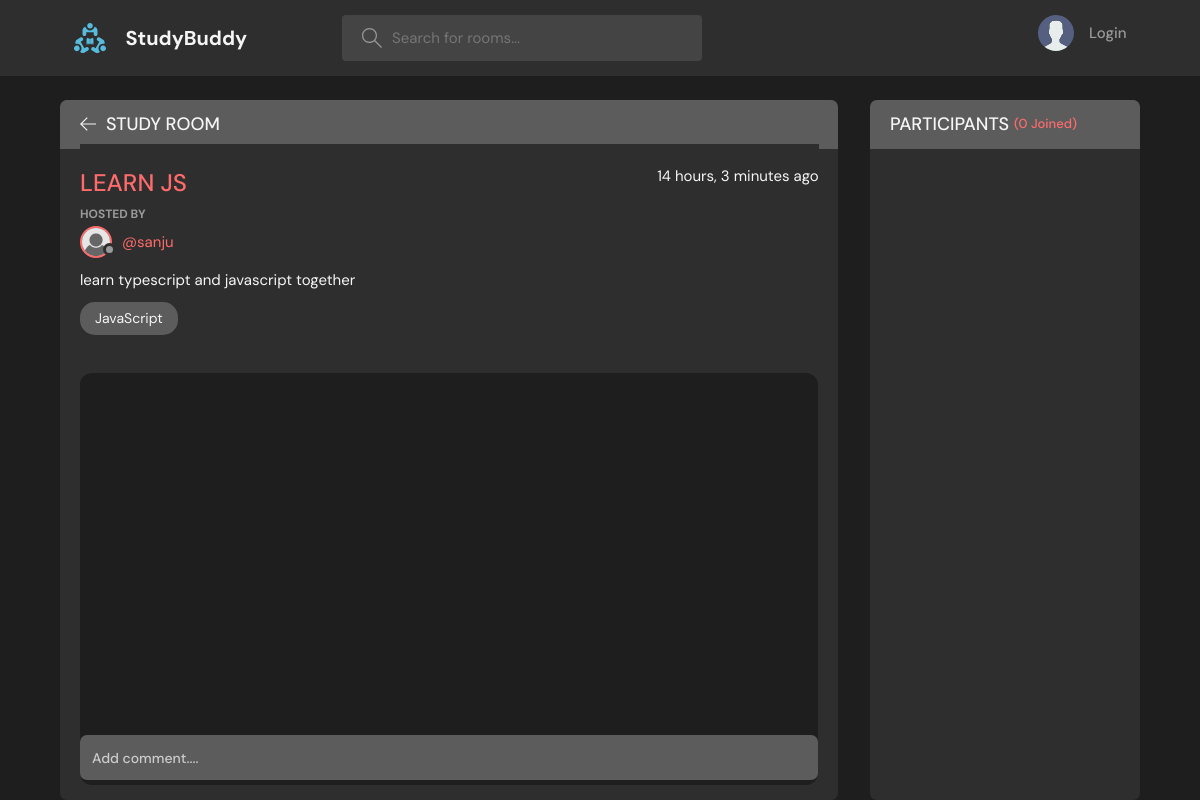
Page /room/6/ on the committed database.
### base/models.py (models this page shows, shortened)
class Room(models.Model):
    host = models.ForeignKey(User,on_delete = models.SET_NULL, null = True)
    topic = models.ForeignKey(Topic,on_delete = models.SET_NULL , null = True)
    name = models.CharField(max_length=200)
    description = models.TextField(null = True, blank = True)
    participants = models.ManyToManyField(User, related_name = 'participants',blank =True)
    updated = models.DateTimeField(auto_now = True)
    created = models.DateTimeField(auto_now_add = True)
    class Meta:
        ordering = ['-updated','-created']

class Topic(models.Model):
    name = models.CharField(max_length=50)
    def __str__(self):
        return self.name

### base/views.py (the view, shortened to what this page needs)
# urls.py: path('room/<str:pk>/', views.room,name="room"),
def room(request,pk):
    room  = Room.objects.get(id=pk)
    room_messages = room.message_set.all().order_by('-created')
    participants = room.participants.all()
    context = {'room' : room,'participants' : participants, 'room_messages': room_messages}
    return render(request,'base/room.html',context)

### base/templates/base/room.html (shortened to what this page needs)
{%extends 'main.html'%}
{%load static%}
{%block content%}
<main class="profile-page layout layout--2">
  <div class="container">
    <div class="room">
      <div class="room__top">
        <div class="room__topLeft">
          <a href="{%url 'home'%}">
            <svg version="1.1" xmlns="http://www.w3.org/2000/svg" width="32" height="32" viewBox="0 0 32 32">
              <title>arrow-left</title>
              <path
                d="M13.723 2.286l-13.723 13.714 13.719 13.714 1.616-1.611-10.96-10.96h27.625v-2.286h-27.625l10.965-10.965-1.616-1.607z">
              </path>
            </svg>
          </a>
          <h3>Study Room</h3>
        </div>
      </div>
      <div class="room__box scroll">
        <div class="room__header scroll">
          <div class="room__info">
            <h3>{{room.name}}</h3>
            <span>{{room.created | timesince}} ago</span>
          </div>
          <div class="room__hosted">
            <p>Hosted By</p>
            <a href="{%url 'user-profile' room.host.id %}" class="room__author">
              <div class="avatar avatar--small">
                <img src="{%static 'image/profile.png'%}" />
              </div>
              <span>@{{room.host.username}}</span>
            </a>
          </div>
          <div class="room__details">
            {{room.description}}
          </div>
          <span class="room__topics">{{room.topic}}</span>
        </div>
        <div class="room__conversation">
          <div class="threads scroll">
          </div>
        </div>
      </div>
      <div class="room__message">
        <form action="" method="POST">
          <input name="body" placeholder="Add comment...." />
        </form>
      </div>
    </div>
    <div class="participants">
      <h3 class="participants__top">Participants <span>({{participants.count}} Joined)</span></h3>
      <div class="participants__list scroll">
      </div>
    </div>
  </div>
</main>
{%endblock content%}

### rows in the picture
Room: name "LEARN JS", created "14 hours, 3 minutes", host.username "sanju", description "learn typescript and javascript together", topic "JavaScript"

### other values in the picture
{{ participants.count }} "0"
